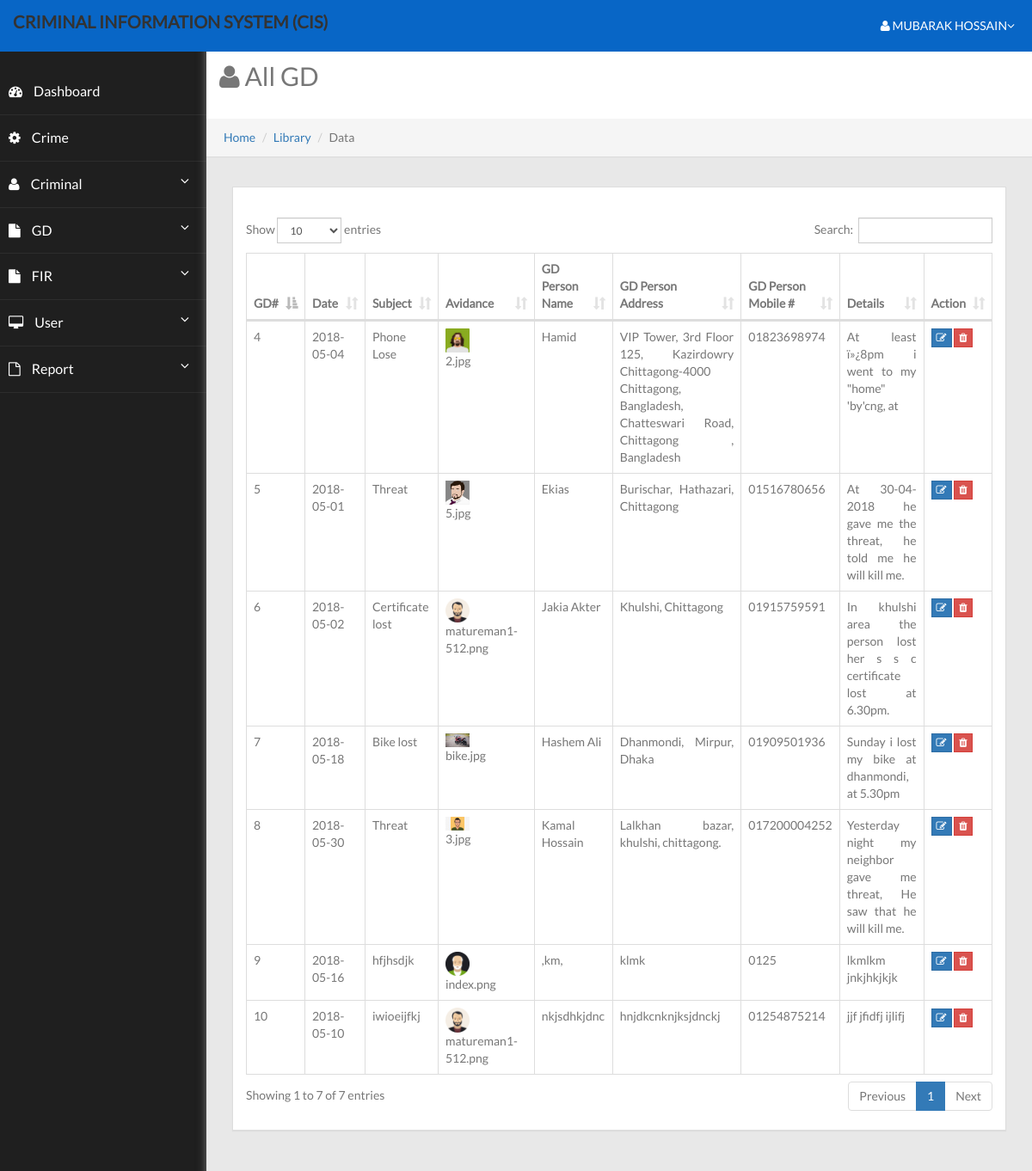
The page /gd/index.php (signed in) on the database its author committed.
### tables this page shows
CREATE TABLE `users` (
  `id` int(11) UNSIGNED NOT NULL,
  `name` varchar(255) DEFAULT NULL,
  `email` varchar(255) DEFAULT NULL,
  `password` varchar(255) DEFAULT NULL,
  `role` varchar(255) DEFAULT NULL
);

CREATE TABLE `gd` (
  `id` int(11) UNSIGNED NOT NULL,
  `name` varchar(255) DEFAULT NULL,
  `address` varchar(255) DEFAULT NULL,
  `mobile_no` varchar(255) DEFAULT NULL,
  `avidance` varchar(255) DEFAULT NULL,
  `subject` varchar(255) DEFAULT NULL,
  `date` varchar(255) DEFAULT NULL,
  `details` varchar(255) DEFAULT NULL
);

### config/function.php (called while the page is built, shortened)
<?php
include 'database.php' ;
function getUserNameById($id)
{
    global $db ;
    $sql = "SELECT * FROM users WHERE id = '".$id."'  " ;
    $result = $db->query($sql) ;
    if($row = $result->fetch_assoc())
    {
        return $row['name'] ;
    }
}
 ?>

### gd/index.php (the view, shortened to what this page needs)
<?php include '../config/function.php' ; ?>
<?php include '../inc/header.php' ; ?>
<div id="wrapper">
    <aside class="sidebar">
        <?php include '../inc/sidebar.php' ; ?>
    </aside>
    <main class="main-section" id="page-wrapper">
        <div class="header">
            <h2 class="page-header"> <i class="fa fa-user"></i> All GD</h2>
            <ol class="breadcrumb">
                <li><a href="#">Home</a></li>
                <li><a href="#">Library</a></li>
                <li class="active">Data</li>
            </ol>
        </div>
        <div id="page-inner">
            <div class="row">
                <div class="col-md-12">
                    <div class="panel panel-default">
                        <div class="panel-body">
                            <div class="table-responsive">
                                <table  id="dataTable" class="table table-hover table-bordered">
                                    <thead>
                                        <tr>
                                            <th>GD#</th>
                                            <th>Date</th>
                                            <th>Subject</th>
                                            <th>Avidance</th>
                                            <th>GD Person<br/> Name</th>
                                            <th>GD Person <br/>Address</th>
                                            <th>GD Person <br/> Mobile #</th>
                                            <th>Details</th>
                                            <th>Action</th>
                                        </tr>
                                    </thead>
                                    <tbody>
                                        <?php
                                        $sql = "SELECT * FROM gd" ;
                                        $result = $db->query($sql) ;
                                        if($result):
                                            while($row = $result->fetch_assoc()):
                                                $id = $row['id'] ;
                                                $date = $row['date'] ;
                                                $subject = $row['subject'] ;
                                                $name = $row['name'] ;
                                                $address = $row['address'] ;
                                                $mobile_no = $row['mobile_no'] ;
                                                $avidance = $row['avidance'] ;
                                                $details = $row['details'] ;
                                        ?>
                                        <tr>
                                            <td>
                                                <?php echo $id; ?>
                                            </td>
                                            <td>
                                                <?php echo $date; ?>
                                            </td>
                                            <td>
                                                <?php echo $subject; ?>
                                            </td>
                                             <td>
                                                <img src="../images/gd/<?php echo $avidance; ?>" alt="" class="img-responsive" style="width: 30%;">
                                                <?php echo $avidance; ?>
                                            </td>
                                             <td>
                                                <?php echo $name; ?>
                                            </td>
                                            <td>
                                                <?php echo $address; ?>
                                            </td>
                                             <td>
                                                <?php echo $mobile_no; ?>
                                            </td>
                                             <td>
                                                <?php echo $details; ?>
                                            </td>
                                            <td>
                                                <button type="button" class="btn btn-primary btnEdit btn-xs" value="<?php echo $id; ?>"><i class="fa fa-edit"></i></button>
                                                <button type="button" class="btn btn-danger btnDelete btn-xs" value="<?php echo $id; ?>"><i class="fa fa-trash"></i></button>
                                            </td>
                                        </tr>
                                        <?php
                                    endwhile;
                                endif;
                                 ?>
                                    </tbody>
                                </table>
                            </div>
                        </div>
                    </div>
                </div>
            </div>
        </div>
    </main>
</div>
<?php include '../inc/footer.php' ; ?>

### inc/header.php (shortened to what this page needs)
<!DOCTYPE html>
<html lang="en">
<head>
    <link href="../css/bootstrap.min.css" rel="stylesheet">
    <link href="../css/font-awesome.min.css" rel="stylesheet">
    <link href="../css/datatables.min.css" rel="stylesheet">
    <link href="../css/summernote.css" rel="stylesheet">
    <link href="../css/jquery-ui.min.css" rel="stylesheet">
    <link href="../css/custom.css" rel="stylesheet">
</head>
<body>
    <header class="header-main">
        <nav class="navbar navbar-default navbar-fixed-top top-navbar" role="navigation">
            <div class="container-fluid">
                <div class="navbar-header">
                    <a class="navbar-brand" href="#">CRIMINAL INFORMATION SYSTEM (CIS)</a>
                </div>
                <div class="collapse navbar-collapse navbar-ex1-collapse">
                    <ul class="nav navbar-nav navbar-right">
                        <li class="dropdown">
                            <a href="#" class="dropdown-toggle" data-toggle="dropdown"><i class="fa fa-user"></i> <?php echo getUserNameById($_SESSION['id']) ; ?><i class="fa fa-angle-down"> </i></a>
                        </li>
                    </ul>
                </div>
            </div>
        </nav>
    </header>

### css/custom.css (style rules this page uses)
body { margin: 0px; padding: 0px; font-family: 'Lato-Regular', sans-serif; font-size: 14px; width: 100%; color: #777; }
ul, li { margin: 0px; padding: 0px; list-style: none; }
.btn, .form-control { border-radius: 0px; }
.table-responsive { margin-top:20px; }
#wrapper { width: 100%; }
.header-main .navbar { margin-bottom: 0px; padding-bottom: 0px; background: #0866C6; border: 0px; border-radius: 0px; }
.header-main .navbar .navbar-header a { color: #fff; font-size: 20px; font-family: 'Lato-Regular', sans-serif; transition: all 0.5s ease; font-weight: 700; }
.sidebar { width: 240px; background: #1F1F1F; position: fixed; left: 0px; height: 100%; padding: 20px 0px; top: 60px; }
.main-section { background: #fff; margin-left: 240px; padding: 10px 30px; text-align: justify; font-size: 14px; font-family: 'Lato-Regular'; }
#page-inner { background-color: transparent; margin: 10px 20px 10px 0; min-height: 1200px; padding: 15px 30px; width: 100%; }
#page-wrapper { box-shadow: 0 0 10px #757575; position: relative; top: 40px; margin: 0 0 0 240px; min-height: 1200px; padding: 0; background: #e8e8e8; }
.page-header { background-color: #fff; border-bottom: 1px solid transparent; margin: 0; padding: 32px 22px 32px 15px; text-align: left; }
.breadcrumb { border-radius: 0; box-shadow: 0 1px 1px rgba(0, 0, 0, 0.05); list-style: outside none none; margin-bottom: 20px; padding: 12px 10px 12px 20px; }
.panel { border-radius: 0; }
.top-navbar .nav>li { display: inline-block; margin: 0; padding: 0; position: relative; }
.top-navbar .nav>li>a { color: #ffffff; display: block; margin: 0; padding: 20px; position: relative; }
.nav .nav-second-level li:hover, .nav .nav-second-level li a:hover, { background: transparent; }

### rows shown on the page
users: name "MUBARAK HOSSAIN"
gd: id "4", date "2018-05-04", subject "Phone Lose", avidance (picture), avidance "2.jpg", name "Hamid", address "VIP Tower, 3rd Floor 125, Kazirdowry Chittagong-4000 Chittagong, Bangladesh, Chatteswari Road, Chittagong , Bangladesh", mobile_no "01823698974", details "At least ï»¿8pm i went to my \"home\" 'by'cng, at"
gd: id "5", date "2018-05-01", subject "Threat", avidance (picture), avidance "5.jpg", name "Ekias", address "Burischar, Hathazari, Chittagong", mobile_no "01516780656", details "At 30-04-2018 he gave me the threat, he told me he will kill me."
gd: id "6", date "2018-05-02", subject "Certificate lost", avidance (picture), avidance "matureman1-512.png", name "Jakia Akter", address "Khulshi, Chittagong", mobile_no "01915759591", details "In khulshi area the person lost her s s c certificate lost at 6.30pm."
gd: id "7", date "2018-05-18", subject "Bike lost", avidance (picture), avidance "bike.jpg", name "Hashem Ali", address "Dhanmondi, Mirpur, Dhaka", mobile_no "01909501936", details "Sunday i lost my bike at dhanmondi, at 5.30pm"
gd: id "8", date "2018-05-30", subject "Threat", avidance (picture), avidance "3.jpg", name "Kamal Hossain", address "Lalkhan bazar, khulshi, chittagong.", mobile_no "017200004252", details "Yesterday night my neighbor gave me threat, He saw that he will kill me."
gd: id "9", date "2018-05-16", subject "hfjhsdjk", avidance (picture), avidance "index.png", name ",km,", address "klmk", mobile_no "0125", details "lkmlkm jnkjhkjkjk"
gd: id "10", date "2018-05-10", subject "iwioeijfkj", avidance (picture), avidance "matureman1-512.png", name "nkjsdhkjdnc", address "hnjdkcnknjksjdnckj", mobile_no "01254875214", details "jjf jfidfj ijlifj"
